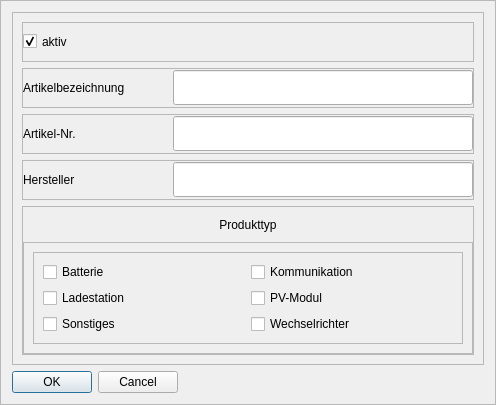
    <widget class="QFrame" name="article_frame">
     <property name="sizePolicy">
      <sizepolicy hsizetype="Minimum" vsizetype="Minimum">
       <horstretch>0</horstretch>
       <verstretch>0</verstretch>
      </sizepolicy>
     </property>
     <property name="maximumSize">
      <size>
       <width>500</width>
       <height>16777215</height>
      </size>
     </property>
     <property name="frameShape">
      <enum>QFrame::StyledPanel</enum>
     </property>
     <property name="frameShadow">
      <enum>QFrame::Raised</enum>
     </property>
     <layout class="QVBoxLayout" name="verticalLayout_9">
      <item>
       <widget class="QFrame" name="frame_1">
        <property name="sizePolicy">
         <sizepolicy hsizetype="Expanding" vsizetype="Expanding">
          <horstretch>0</horstretch>
          <verstretch>0</verstretch>
         </sizepolicy>
        </property>
        <property name="minimumSize">
         <size>
          <width>0</width>
          <height>0</height>
         </size>
        </property>
        <property name="maximumSize">
         <size>
          <width>16777215</width>
          <height>16777215</height>
         </size>
        </property>
        <property name="frameShape">
         <enum>QFrame::StyledPanel</enum>
        </property>
        <property name="frameShadow">
         <enum>QFrame::Raised</enum>
        </property>
        <layout class="QVBoxLayout" name="verticalLayout">
         <item>
          <widget class="QFrame" name="frame_5">
           <property name="minimumSize">
            <size>
             <width>0</width>
             <height>40</height>
            </size>
           </property>
           <property name="maximumSize">
            <size>
             <width>16777215</width>
             <height>40</height>
            </size>
           </property>
           <property name="frameShape">
            <enum>QFrame::StyledPanel</enum>
           </property>
           <property name="frameShadow">
            <enum>QFrame::Raised</enum>
           </property>
           <layout class="QHBoxLayout" name="horizontalLayout_5">
            <property name="spacing">
             <number>0</number>
            </property>
            <property name="leftMargin">
             <number>0</number>
            </property>
            <property name="topMargin">
             <number>0</number>
            </property>
            <property name="rightMargin">
             <number>0</number>
            </property>
            <property name="bottomMargin">
             <number>0</number>
            </property>
            <item>
             <widget class="QCheckBox" name="is_enabled_cbox">
              <property name="sizePolicy">
               <sizepolicy hsizetype="Expanding" vsizetype="Expanding">
                <horstretch>0</horstretch>
                <verstretch>0</verstretch>
               </sizepolicy>
              </property>
              <property name="minimumSize">
               <size>
                <width>0</width>
                <height>35</height>
               </size>
              </property>
              <property name="maximumSize">
               <size>
                <width>16777215</width>
                <height>35</height>
               </size>
              </property>
              <property name="text">
               <string>aktiv</string>
              </property>
              <property name="checked">
               <bool>true</bool>
              </property>
              <property name="autoExclusive">
               <bool>false</bool>
              </property>
              <property name="tristate">
               <bool>false</bool>
              </property>
             </widget>
            </item>
           </layout>
          </widget>
         </item>
         <item>
          <widget class="QFrame" name="frame_2">
           <property name="sizePolicy">
            <sizepolicy hsizetype="Expanding" vsizetype="Expanding">
             <horstretch>0</horstretch>
             <verstretch>0</verstretch>
            </sizepolicy>
           </property>
           <property name="minimumSize">
            <size>
             <width>0</width>
             <height>40</height>
            </size>
           </property>
           <property name="maximumSize">
            <size>
             <width>16777215</width>
             <height>40</height>
            </size>
           </property>
           <property name="frameShape">
            <enum>QFrame::StyledPanel</enum>
           </property>
           <property name="frameShadow">
            <enum>QFrame::Raised</enum>
           </property>
           <layout class="QHBoxLayout" name="horizontalLayout">
            <property name="spacing">
             <number>0</number>
            </property>
            <property name="leftMargin">
             <number>0</number>
            </property>
            <property name="topMargin">
             <number>0</number>
            </property>
            <property name="rightMargin">
             <number>0</number>
            </property>
            <property name="bottomMargin">
             <number>0</number>
            </property>
            <item alignment="Qt::AlignRight">
             <widget class="QLabel" name="article_name_lbl">
              <property name="sizePolicy">
               <sizepolicy hsizetype="Expanding" vsizetype="Expanding">
                <horstretch>0</horstretch>
                <verstretch>0</verstretch>
               </sizepolicy>
              </property>
              <property name="minimumSize">
               <size>
                <width>150</width>
                <height>35</height>
               </size>
              </property>
              <property name="maximumSize">
               <size>
                <width>150</width>
                <height>35</height>
               </size>
              </property>
              <property name="text">
               <string>Artikelbezeichnung</string>
              </property>
             </widget>
            </item>
            <item alignment="Qt::AlignLeft">
             <widget class="QLineEdit" name="article_name_txt">
              <property name="sizePolicy">
               <sizepolicy hsizetype="Expanding" vsizetype="Expanding">
                <horstretch>0</horstretch>
                <verstretch>0</verstretch>
               </sizepolicy>
              </property>
              <property name="minimumSize">
               <size>
                <width>300</width>
                <height>35</height>
               </size>
              </property>
              <property name="maximumSize">
               <size>
                <width>300</width>
                <height>35</height>
               </size>
              </property>
             </widget>
            </item>
           </layout>
          </widget>
         </item>
         <item>
          <widget class="QFrame" name="frame_4">
           <property name="sizePolicy">
            <sizepolicy hsizetype="Expanding" vsizetype="Expanding">
             <horstretch>0</horstretch>
             <verstretch>0</verstretch>
            </sizepolicy>
           </property>
           <property name="minimumSize">
            <size>
             <width>0</width>
             <height>40</height>
            </size>
           </property>
           <property name="maximumSize">
            <size>
             <width>16777215</width>
             <height>40</height>
            </size>
           </property>
           <property name="frameShape">
            <enum>QFrame::StyledPanel</enum>
           </property>
           <property name="frameShadow">
            <enum>QFrame::Raised</enum>
           </property>
           <layout class="QHBoxLayout" name="horizontalLayout_3">
            <property name="spacing">
             <number>0</number>
            </property>
            <property name="leftMargin">
             <number>0</number>
            </property>
            <property name="topMargin">
             <number>0</number>
            </property>
            <property name="rightMargin">
             <number>0</number>
            </property>
            <property name="bottomMargin">
             <number>0</number>
            </property>
            <item alignment="Qt::AlignRight">
             <widget class="QLabel" name="article_no_lbl">
              <property name="sizePolicy">
               <sizepolicy hsizetype="Expanding" vsizetype="Expanding">
                <horstretch>0</horstretch>
                <verstretch>0</verstretch>
               </sizepolicy>
              </property>
              <property name="minimumSize">
               <size>
                <width>150</width>
                <height>35</height>
               </size>
              </property>
              <property name="maximumSize">
               <size>
                <width>150</width>
                <height>35</height>
               </size>
              </property>
              <property name="text">
               <string>Artikel-Nr.</string>
              </property>
             </widget>
            </item>
            <item alignment="Qt::AlignLeft">
             <widget class="QLineEdit" name="article_no_txt">
              <property name="sizePolicy">
               <sizepolicy hsizetype="Expanding" vsizetype="Expanding">
                <horstretch>0</horstretch>
                <verstretch>0</verstretch>
               </sizepolicy>
              </property>
              <property name="minimumSize">
               <size>
                <width>300</width>
                <height>35</height>
               </size>
              </property>
              <property name="maximumSize">
               <size>
                <width>300</width>
                <height>35</height>
               </size>
              </property>
             </widget>
            </item>
           </layout>
          </widget>
         </item>
         <item>
          <widget class="QFrame" name="frame_9">
           <property name="sizePolicy">
            <sizepolicy hsizetype="Expanding" vsizetype="Expanding">
             <horstretch>0</horstretch>
             <verstretch>0</verstretch>
            </sizepolicy>
           </property>
           <property name="minimumSize">
            <size>
             <width>0</width>
             <height>40</height>
            </size>
           </property>
           <property name="maximumSize">
            <size>
             <width>16777215</width>
             <height>40</height>
            </size>
           </property>
           <property name="frameShape">
            <enum>QFrame::StyledPanel</enum>
           </property>
           <property name="frameShadow">
            <enum>QFrame::Raised</enum>
           </property>
           <layout class="QHBoxLayout" name="horizontalLayout_6">
            <property name="spacing">
             <number>0</number>
            </property>
            <property name="leftMargin">
             <number>0</number>
            </property>
            <property name="topMargin">
             <number>0</number>
            </property>
            <property name="rightMargin">
             <number>0</number>
            </property>
            <property name="bottomMargin">
             <number>0</number>
            </property>
            <item alignment="Qt::AlignRight">
             <widget class="QLabel" name="manufacturer_name_lbl">
              <property name="sizePolicy">
               <sizepolicy hsizetype="Expanding" vsizetype="Expanding">
                <horstretch>0</horstretch>
                <verstretch>0</verstretch>
               </sizepolicy>
              </property>
              <property name="minimumSize">
               <size>
                <width>150</width>
                <height>35</height>
               </size>
              </property>
              <property name="maximumSize">
               <size>
                <width>150</width>
                <height>35</height>
               </size>
              </property>
              <property name="text">
               <string>Hersteller</string>
              </property>
             </widget>
            </item>
            <item alignment="Qt::AlignLeft">
             <widget class="QLineEdit" name="manufacturer_name_txt">
              <property name="sizePolicy">
               <sizepolicy hsizetype="Expanding" vsizetype="Expanding">
                <horstretch>0</horstretch>
                <verstretch>0</verstretch>
               </sizepolicy>
              </property>
              <property name="minimumSize">
               <size>
                <width>300</width>
                <height>35</height>
               </size>
              </property>
              <property name="maximumSize">
               <size>
                <width>300</width>
                <height>35</height>
               </size>
              </property>
             </widget>
            </item>
           </layout>
          </widget>
         </item>
         <item>
          <widget class="QFrame" name="frame_3">
           <property name="sizePolicy">
            <sizepolicy hsizetype="Expanding" vsizetype="Minimum">
             <horstretch>0</horstretch>
             <verstretch>0</verstretch>
            </sizepolicy>
           </property>
           <property name="minimumSize">
            <size>
             <width>0</width>
             <height>0</height>
            </size>
           </property>
           <property name="maximumSize">
            <size>
             <width>16777215</width>
             <height>16777215</height>
            </size>
           </property>
           <property name="frameShape">
            <enum>QFrame::StyledPanel</enum>
           </property>
           <property name="frameShadow">
            <enum>QFrame::Raised</enum>
           </property>
           <layout class="QVBoxLayout" name="verticalLayout_3">
            <property name="spacing">
             <number>0</number>
            </property>
            <property name="leftMargin">
             <number>0</number>
            </property>
            <property name="topMargin">
             <number>0</number>
            </property>
            <property name="rightMargin">
             <number>0</number>
            </property>
            <property name="bottomMargin">
             <number>0</number>
            </property>
            <item>
             <widget class="QLabel" name="product_types_lbl">
              <property name="sizePolicy">
               <sizepolicy hsizetype="Expanding" vsizetype="Expanding">
                <horstretch>0</horstretch>
                <verstretch>0</verstretch>
               </sizepolicy>
              </property>
              <property name="minimumSize">
               <size>
                <width>0</width>
                <height>35</height>
               </size>
              </property>
              <property name="maximumSize">
               <size>
                <width>16777215</width>
                <height>35</height>
               </size>
              </property>
              <property name="text">
               <string>Produkttyp</string>
              </property>
              <property name="alignment">
               <set>Qt::AlignCenter</set>
              </property>
             </widget>
            </item>
            <item>
             <widget class="QFrame" name="frame">
              <property name="sizePolicy">
               <sizepolicy hsizetype="Expanding" vsizetype="Minimum">
                <horstretch>0</horstretch>
                <verstretch>0</verstretch>
               </sizepolicy>
              </property>
              <property name="frameShape">
               <enum>QFrame::StyledPanel</enum>
              </property>
              <property name="frameShadow">
               <enum>QFrame::Raised</enum>
              </property>
              <layout class="QVBoxLayout" name="verticalLayout_4">
               <item alignment="Qt::AlignTop">
                <widget class="QFrame" name="frame_7">
                 <property name="frameShape">
                  <enum>QFrame::StyledPanel</enum>
                 </property>
                 <property name="frameShadow">
                  <enum>QFrame::Raised</enum>
                 </property>
                 <layout class="QGridLayout" name="gridLayout_2">
                  <item row="0" column="0">
                   <widget class="QCheckBox" name="is_battery_cbox">
                    <property name="text">
                     <string>Batterie</string>
                    </property>
                   </widget>
                  </item>
                  <item row="0" column="1">
                   <widget class="QCheckBox" name="is_com_product_cbox">
                    <property name="text">
                     <string>Kommunikation</string>
                    </property>
                   </widget>
                  </item>
                  <item row="2" column="0">
                   <widget class="QCheckBox" name="is_chg_point_cbox">
                    <property name="text">
                     <string>Ladestation</string>
                    </property>
                   </widget>
                  </item>
                  <item row="2" column="1">
                   <widget class="QCheckBox" name="is_module_cbox">
                    <property name="text">
                     <string>PV-Modul</string>
                    </property>
                   </widget>
                  </item>
                  <item row="3" column="0">
                   <widget class="QCheckBox" name="is_misc_cbox">
                    <property name="text">
                     <string>Sonstiges</string>
                    </property>
                   </widget>
                  </item>
                  <item row="3" column="1">
                   <widget class="QCheckBox" name="is_inv_cbox">
                    <property name="text">
                     <string>Wechselrichter</string>
                    </property>
                   </widget>
                  </item>
                 </layout>
                </widget>
               </item>
              </layout>
             </widget>
            </item>
           </layout>
           <zorder>frame</zorder>
           <zorder>product_types_lbl</zorder>
          </widget>
         </item>
        </layout>
       </widget>
      </item>
      <item alignment="Qt::AlignLeft">
       <widget class="QDialogButtonBox" name="buttonBox">
        <property name="orientation">
         <enum>Qt::Horizontal</enum>
        </property>
        <property name="standardButtons">
         <set>QDialogButtonBox::Cancel|QDialogButtonBox::Ok</set>
        </property>
       </widget>
      </item>
     </layout>
    </widget>
